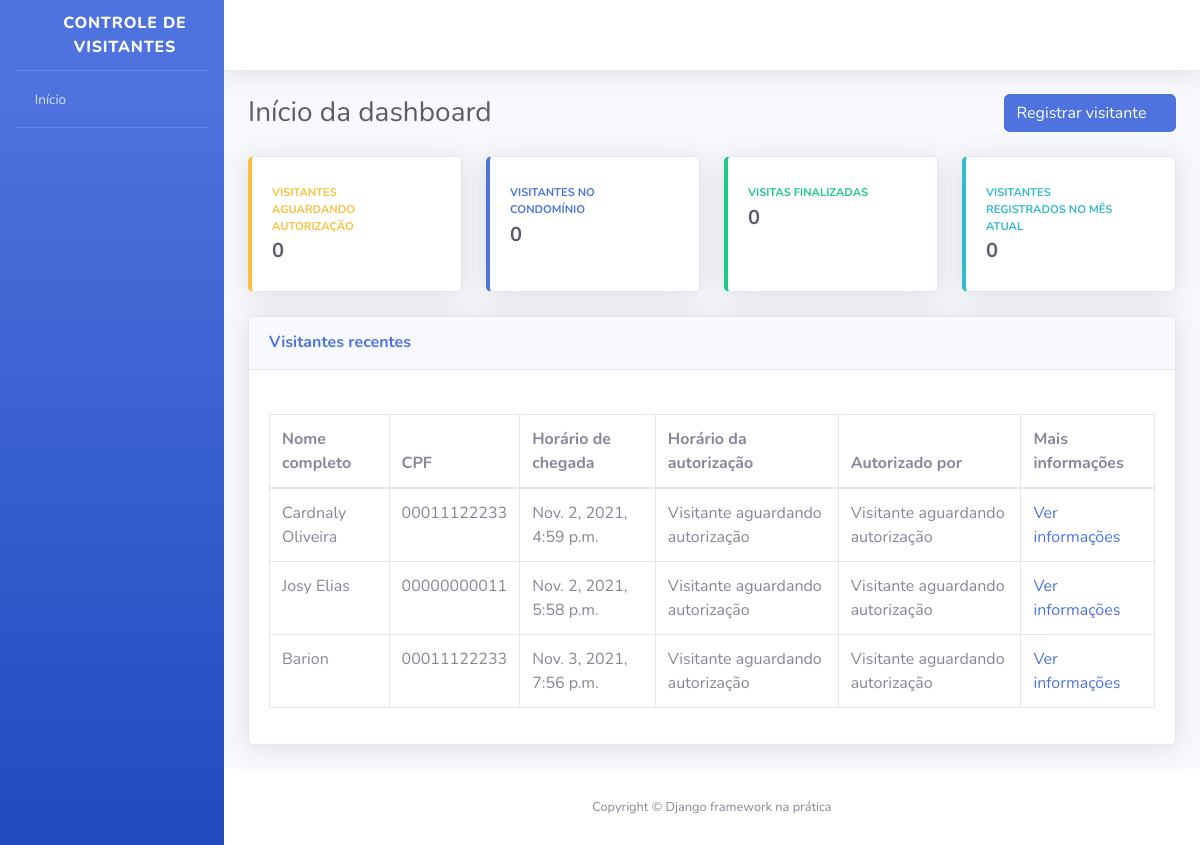
The app's page /, older data.
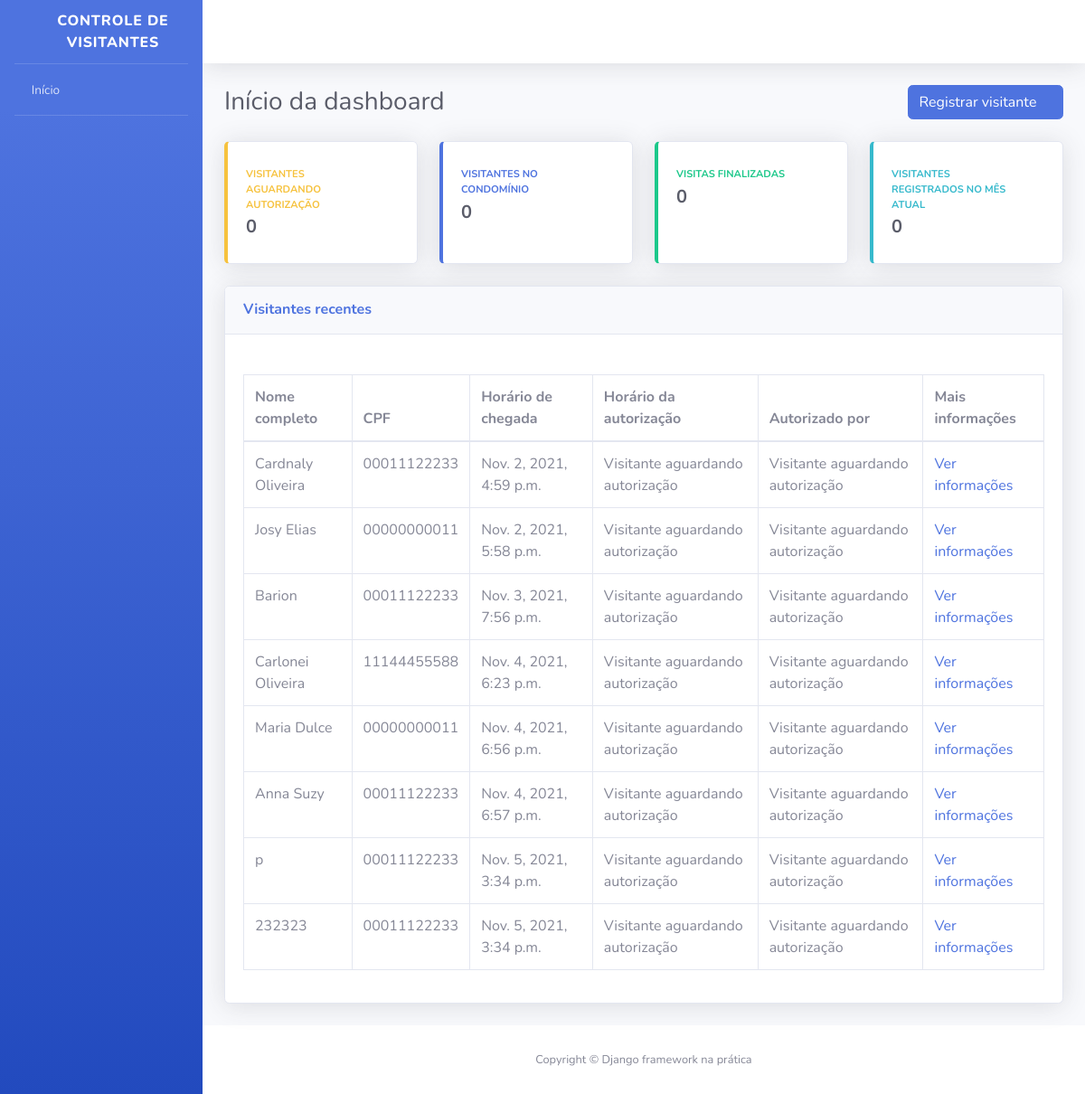
The same page, newer data.
### visitantes/models.py (models this page shows, shortened)
class Visitante(models.Model):
    STATUS_VISITANTE = [
        ("AGUARDANDO","Aguardando autorização"),
        ("EM_VISITA","Em visita"),
        ("FINALIZADO","Visita finalizada"),
    ]
    status = models.CharField(verbose_name="Status",max_length=10,choices= STATUS_VISITANTE,default="AGUARDANDO")
    nome_completo= models.CharField(verbose_name="Nome completo", max_length=194)
    cpf=models.CharField(verbose_name="CPF",max_length=11)
    data_nascimento=models.DateField(verbose_name="Data de nascimento", auto_now=False, auto_now_add=False)
    numero_casa=models.PositiveIntegerField(verbose_name="Numero da casa a ser visitada")
    placa_veiculo= models.CharField(verbose_name="Placa do veiculo", max_length=7,null= True, blank=True)
    horario_chegada=models.DateTimeField(verbose_name="Horario de chegada na portaria",auto_now_add=True)
    horario_saida= models.DateTimeField(verbose_name="Horario de saida do condominio", auto_now=False, null=True, blank=True)
    horario_autorizacao=models.DateTimeField(verbose_name="Horario de autorização da entrada", auto_now=False, blank=True, null=True)
    morador_responsavel=models.CharField(verbose_name="Nome do morador responsavel por autorizar a entrada", max_length=195, blank=True)
    registrado_por=models.ForeignKey("porteiros.Porteiro",verbose_name= "Porteiro responsavel pelo registro", on_delete= models.PROTECT)
    def get_horario_autorizacao(self):
        if self.horario_autorizacao:
            return self.horario_autorizacao
        return "Visitante aguardando autorização"
    def get_morador_responsavel(self):
        if self.morador_responsavel:
            return self.morador_responsavel
        return "Visitante aguardando autorização"
    class Meta:
        verbose_name= "Visitante"
        verbose_name_plural= "Visitantes"
        db_table= "visitante"

### usuarios/views.py (the view)
# urls.py: path("",index, name="index"),
def index(request):
    todos_visitantes= Visitante.objects.all()
    context= {
        "nome_pagina": "Início da dashboard",
        "todos_visitantes": todos_visitantes,
    }
    return render(request,"index.html", context)

### controle_visitantes/templates/index.html (shortened to what this page needs)
{% extends "base.html" %}
{% block conteudo %}
                    <div class="container-fluid">
                        <div class="d-sm-flex align-items-center justify-content-between mb-4">
                            <h1 class="h3 mb-0 text-gray-800">{{ nome_pagina }}</h1>
                                <a href="{% url 'registrar_visitante' %}" class="btn btn-primary btn-icon-">
                                    <span class="text">Registrar visitante</span>
                                    <span class="icon text-white-50">
                                        <i class="fas fa-user-plus"></i>
                                    </span>
                                </a>
                        </div>
                        <div class="row">
                            <div class="col-xl-3 col-md-6 mb-4">
                                <div class="card border-left-warning shadow h-100 py-2">
                                    <div class="card-body">
                                        <div class="row no-gutters align-items-center">
                                            <div class="col mr-2">
                                                <div class="text-xs font-weight-bold text-warning text-uppercase mb-1">Visitantes aguardando autorização</div>
                                                <div class="h5 mb-0 font-weight-bold text-gray-800">0</div>
                                            </div>
                                            <div class="col-auto">
                                                <i class="fas fa-user-lock fa-2x text-gray-300"></i>
                                            </div>
                                        </div>
                                    </div>
                                </div>
                            </div>
                            <div class="col-xl-3 col-md-6 mb-4">
                                <div class="card border-left-primary shadow h-100 py-2">
                                    <div class="card-body">
                                        <div class="row no-gutters align-items-center">
                                            <div class="col mr-2">
                                                <div class="text-xs font-weight-bold text-primary text-uppercase mb-1">Visitantes no condomínio</div>
                                                <div class="h5 mb-0 font-weight-bold text-gray-800">0</div>
                                            </div>
                                            <div class="col-auto">
                                                <i class="fas fa-user-clock fa-2x text-gray-300"></i>
                                            </div>
                                        </div>
                                    </div>
                                </div>
                            </div>
                            <div class="col-xl-3 col-md-6 mb-4">
                                <div class="card border-left-success shadow h-100 py-2">
                                    <div class="card-body">
                                        <div class="row no-gutters align-items-center">
                                            <div class="col mr-2">
                                                <div class="text-xs font-weight-bold text-success text-uppercase mb-1">Visitas finalizadas</div>
                                                <div class="h5 mb-0 font-weight-bold text-gray-800">0</div>
                                            </div>
                                            <div class="col-auto">
                                                <i class="fas fa-user-check fa-2x text-gray-300"></i>
                                            </div>
                                        </div>
                                    </div>
                                </div>
                            </div>
                            <div class="col-xl-3 col-md-6 mb-4">
                                <div class="card border-left-info shadow h-100 py-2">
                                    <div class="card-body">
                                        <div class="row no-gutters align-items-center">
                                            <div class="col mr-2">
                                                <div class="text-xs font-weight-bold text-info text-uppercase mb-1">Visitantes registrados no mês atual</div>
                                                <div class="h5 mb-0 font-weight-bold text-gray-800">0</div>
                                            </div>
                                            <div class="col-auto">
                                                <i class="fas fa-users fa-2x text-gray-300"></i>
                                            </div>
                                        </div>
                                    </div>
                                </div>
                            </div>
                        </div>
                        <div class="card shadow mb-4">
                            <div class="card-header py-3 d-sm-flex align-items-center justify-content-between mb-4">
                                <h6 class="m-0 font-weight-bold text-primary">Visitantes recentes</h6>
                            </div>
                            <div class="card-body">
                                <div class="table-responsive">
                                    <table class="table table-bordered">
                                        <thead>
                                            <th>Nome completo</th>
                                            <th>CPF</th>
                                            <th>Horário de chegada</th>
                                            <th>Horário da autorização</th>
                                            <th>Autorizado por</th>
                                            <th>Mais informações</th>
                                        </thead>
                                        <tbody>
                                            {% for visitante in todos_visitantes %}
                                                <tr>
                                                    <td>{{ visitante.nome_completo }}</td>
                                                    <td>{{ visitante.cpf }}</td>
                                                    <td>{{ visitante.horario_chegada }}</td>
                                                    <td>{{ visitante.get_horario_autorizacao }}</td>
                                                    <td>{{ visitante.get_morador_responsavel }}</td>
                                                    <td>
                                                        <a href="{% url 'informacoes_visitante' id=visitante.id %}">
                                                            Ver informações
                                                        </a>
                                                    </td>
                                                </tr>
                                            {% endfor %}
                                        </tbody>
                                    </table>
                                </div>
                            </div>
                        </div>
                    </div>
{% endblock conteudo %}

### controle_visitantes/templates/base.html (shortened to what this page needs)
<!DOCTYPE html>
{% load static %}
<html lang="pt-br">
    <head>
        <link href="{% static 'css/sb-admin-2.min.css' %}" rel="stylesheet">
        <link href="{% static 'vendor/fontawesome-free/css/all.min.css' %}" rel="stylesheet" type="text/css">
    </head>
    <body id="page-top">
        <div id="wrapper">
            <ul class="navbar-nav bg-gradient-primary sidebar sidebar-dark accordion" id="accordionSidebar">
                <a class="sidebar-brand d-flex align-items-center justify-content-center" href="#">
                    <div class="sidebar-brand-icon rotate-n-15">
                        <i class="fas fa-user-shield"></i>
                    </div>
                    <div class="sidebar-brand-text">Controle de Visitantes</div>
                </a>
                <hr class="sidebar-divider my-0">
                <li class="nav-item">
                    <a class="nav-link" href="{% url 'index' %}">
                        <i class="fas fa-home"></i>
                        <span>Início</span>
                    </a>
                </li>
                <hr class="sidebar-divider">
            </ul>
            <div id="content-wrapper" class="d-flex flex-column">
                <div id="content">
                    <nav class="navbar navbar-expand navbar-light bg-white topbar mb-4 static-top shadow">
                        <ul class="navbar-nav ml-auto">
                            <li class="nav-item dropdown no-arrow">
                                <a class="nav-link dropdown-toggle" href="#" id="userDropdown" role="button" data-toggle="dropdown" aria-haspopup="true" aria-expanded="false">
                                    <span class="mr-2 d-none d-lg-inline text-gray-800 small">
                                        <i class="fas fa-cog"></i>
                                    </span>
                                </a>
                            </li>
                        </ul>
                    </nav>
                    {% block conteudo %} {% endblock conteudo %}
                    <footer class="sticky-footer bg-white">
                        <div class="container my-auto">
                            <div class="copyright text-center my-auto">
                                <span>Copyright © Django framework na prática</span>
                            </div>
                        </div>
                    </footer>
                </div>
            </div>
        </div>
    </body>
</html>

Row changes from the older to the newer data that the page shows:
added Visitante: nome_completo "Carlonei Oliveira", cpf "11144455588", horario_chegada "Nov. 4, 2021, 6:23 p.m.", get_horario_autorizacao "Visitante aguardando autorização", get_morador_responsavel "Visitante aguardando autorização"
added Visitante: nome_completo "Maria Dulce", cpf "00000000011", horario_chegada "Nov. 4, 2021, 6:56 p.m.", get_horario_autorizacao "Visitante aguardando autorização", get_morador_responsavel "Visitante aguardando autorização"
added Visitante: nome_completo "Anna Suzy", cpf "00011122233", horario_chegada "Nov. 4, 2021, 6:57 p.m.", get_horario_autorizacao "Visitante aguardando autorização", get_morador_responsavel "Visitante aguardando autorização"
added Visitante: nome_completo "p", cpf "00011122233", horario_chegada "Nov. 5, 2021, 3:34 p.m.", get_horario_autorizacao "Visitante aguardando autorização", get_morador_responsavel "Visitante aguardando autorização"
added Visitante: nome_completo "232323", cpf "00011122233", horario_chegada "Nov. 5, 2021, 3:34 p.m.", get_horario_autorizacao "Visitante aguardando autorização", get_morador_responsavel "Visitante aguardando autorização"
